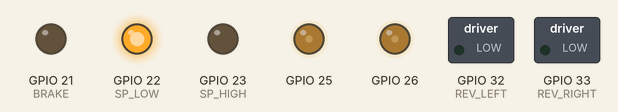
A sketch run on a simulated ESP32. Parts: switched loads named in the sketch (green lamp = pin HIGH), output pins drawn as LEDs (lit = HIGH).

Above: at 5.05 s.
At 6.75 s:
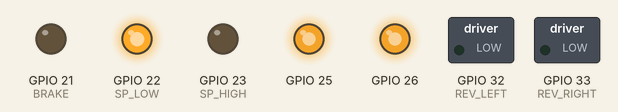
At 8.45 s:
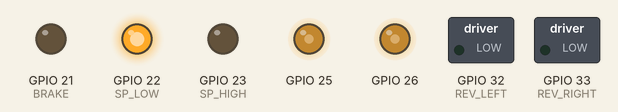
At 11.0 s:
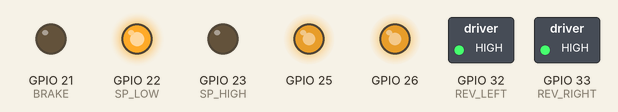
At 11.6 s:
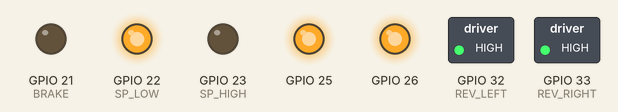
At 13.55 s:
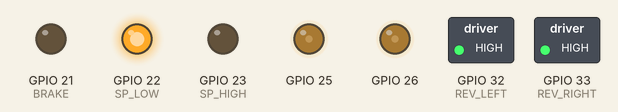
Timing chart, 0 to 16.8 s (numbered marks = the images above):
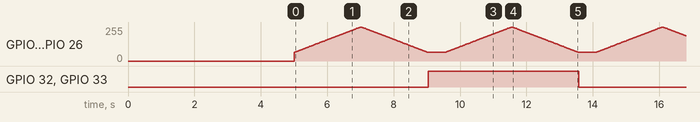

Measured:
- by itself, GPIO 32 (REV_LEFT), GPIO 33 (REV_RIGHT): alternates HIGH for 4.5 s and LOW for 4.5 s

The sketch:

3_phase_throttle_test_simple.ino
```cpp
// ESP32 Arduino

/*
Pin map reference:

1 - 32 LRev
2 - 33 RRev
3 - 23 Speed-H
4 - 22 Speed-L
5 - 21 Brake
6 - 21 Brake (shared)
7 - 18 Speed-H
8 - 19 Speed-L

*/

// DACs
#define L_DAC      25
#define R_DAC      26

// Control pins
#define REV_LEFT   32
#define REV_RIGHT  33
#define SP_HIGH    23
#define SP_LOW     22
#define BRAKE      21

// Voltage scaling for throttle
const float Vmin    = 0.84;   // controller idle
const float Vmax    = 3.30;   // limited by ESP32 DAC
const float VdacMax = 3.30;

// Variables
int swap = 1;
int count = 0;

void setup() {

  pinMode(REV_LEFT, OUTPUT);
  pinMode(REV_RIGHT, OUTPUT);
  pinMode(SP_HIGH, OUTPUT);
  pinMode(SP_LOW, OUTPUT);
  pinMode(BRAKE, OUTPUT);

  // Initialize them LOW
  digitalWrite(REV_LEFT, LOW);
  digitalWrite(REV_RIGHT, LOW);
  digitalWrite(SP_HIGH, LOW);
  digitalWrite(SP_LOW, LOW);
  digitalWrite(BRAKE, LOW);
  set3Speed(1);
  delay(1000 * 5);  // To prevent one from starting early, Can be solved once the key triggers are wired together
}

// Throttle function
void setThrottle(int dacPin, float duty01) {
  if (duty01 < 0) duty01 = 0;
  if (duty01 > 1) duty01 = 1;
  float v = Vmin + duty01 * (Vmax - Vmin);
  uint8_t code = (uint8_t) round((v / VdacMax) * 255.0f);
  dacWrite(dacPin, code);
}


void set3Speed(int mode){    // mode: 1=Low, 2=High, 3=Mid
  bool H = false, L = false;

  if (mode == 1) {
    L = true;
  } else if (mode == 2) {
    // both open (H=false, L=false)
  } else if (mode == 3) {
    H = true;
  }

  digitalWrite(SP_HIGH, H ? HIGH : LOW);
  digitalWrite(SP_LOW,  L ? HIGH : LOW);
}

// Reverse control
void setReverse(bool leftOn, bool rightOn){
  digitalWrite(REV_LEFT,  leftOn  ? HIGH : LOW);
  digitalWrite(REV_RIGHT, rightOn ? HIGH : LOW);
}

// Brake control
void setBrake(bool on){
  digitalWrite(BRAKE, on ? HIGH : LOW);
}

void loop() {
  /*
    ------------------- Description -------------------
    This is meant to be an example of how to controll the
    Motor set up in the Google drive video

    Functions:
    setBrake: - This is a function that sends a signal to stop the motors
              - This will activate regardless of motion
              - Parameter: bool ( True or False )

    setReverse: - This function will reverse the spin direction of the motors
                - This will activate regardless of motion
                - Parameter: Left bool ( True or False ) True reverse & False normal direction
                             Right bool ( True or False )

    set3Speed:  - This will change the max speed/"gearing" settings of the motor 1 (Low), 2 (High), 3 (Mid)
                - This will activate regardless of motion (better if done when not in motion)
                - Parameter: int (1, 2 , or 3)

    setThrottle:  - This will change the trottle of the motor
                  - This must be above the Vmin = 0.84 and below the Vmax = 3.30
                  - Can tecnically go to 4.8 v for motor controller but limited by ESP32 3.3 v logic
                  - WARNIGN: Do NOT connect more than 3.3v to this whille connected to ESP32
                  - Parameter: variable (L_DAC or R_DAC), float (0.84 < x < 3.30)

  */

  // Example: canging speed settings
  set3Speed(1);  // Low
  //set3Speed(2);  // High
  //set3Speed(3);  // Mid


  // Example throttle sweep (both sides)
  for (int i=0;i<=100;i++){
    setThrottle(L_DAC, i/100.0f);
    setThrottle(R_DAC, i/100.0f);
    delay(20);
  }
  for (int i=100;i>=0;i--){
    setThrottle(L_DAC, i/100.0f);
    setThrottle(R_DAC, i/100.0f);
    delay(20);
  }


  // Example reverse toggle
  if ((count % 2) == 0){
    setReverse(true,true);
  } else {
    setReverse(false,false);
  }

  // Example brake activation
  // setBrake(true);
  // setBrake(false);

  count++;
  delay(500);
}
```
